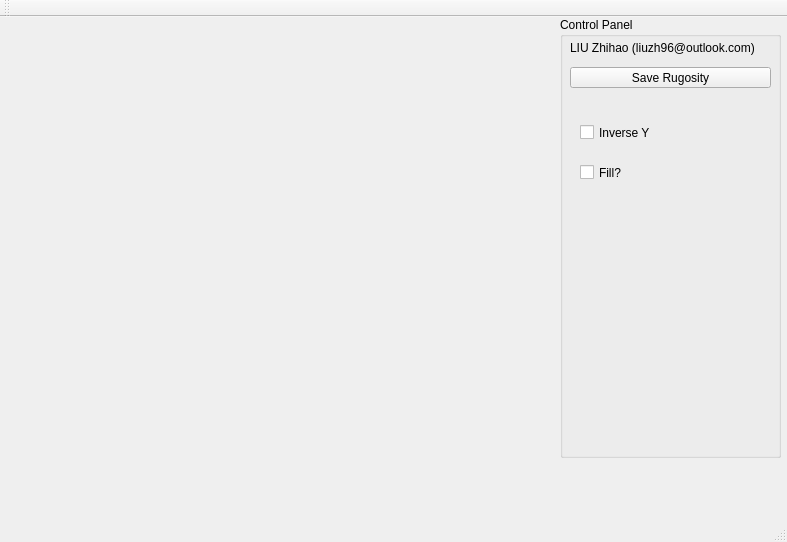
<?xml version="1.0" encoding="UTF-8"?>
<ui version="4.0">
 <class>MainWindow</class>
 <widget class="QMainWindow" name="MainWindow">
  <property name="geometry">
   <rect>
    <x>0</x>
    <y>0</y>
    <width>787</width>
    <height>542</height>
   </rect>
  </property>
  <property name="windowTitle">
   <string>MainWindow</string>
  </property>
  <widget class="QWidget" name="centralWidget">
   <widget class="QGroupBox" name="groupBox">
    <property name="geometry">
     <rect>
      <x>560</x>
      <y>0</y>
      <width>221</width>
      <height>441</height>
     </rect>
    </property>
    <property name="font">
     <font>
      <family>Arial</family>
     </font>
    </property>
    <property name="title">
     <string>Control Panel</string>
    </property>
    <widget class="QLabel" name="label">
     <property name="geometry">
      <rect>
       <x>10</x>
       <y>20</y>
       <width>201</width>
       <height>21</height>
      </rect>
     </property>
     <property name="font">
      <font>
       <family>Arial</family>
       <pointsize>9</pointsize>
      </font>
     </property>
     <property name="text">
      <string>LIU Zhihao (liuzh96@outlook.com)</string>
     </property>
    </widget>
    <widget class="QPushButton" name="pushButton">
     <property name="geometry">
      <rect>
       <x>10</x>
       <y>50</y>
       <width>201</width>
       <height>21</height>
      </rect>
     </property>
     <property name="text">
      <string>Save Rugosity</string>
     </property>
    </widget>
    <widget class="QCheckBox" name="checkBox">
     <property name="geometry">
      <rect>
       <x>20</x>
       <y>100</y>
       <width>171</width>
       <height>31</height>
      </rect>
     </property>
     <property name="text">
      <string>Inverse Y</string>
     </property>
    </widget>
    <widget class="QCheckBox" name="checkBox_2">
     <property name="geometry">
      <rect>
       <x>20</x>
       <y>140</y>
       <width>91</width>
       <height>31</height>
      </rect>
     </property>
     <property name="text">
      <string>Fill?</string>
     </property>
    </widget>
   </widget>
  </widget>
  <widget class="QMenuBar" name="menuBar">
   <property name="geometry">
    <rect>
     <x>0</x>
     <y>0</y>
     <width>787</width>
     <height>17</height>
    </rect>
   </property>
  </widget>
  <widget class="QToolBar" name="mainToolBar">
   <attribute name="toolBarArea">
    <enum>TopToolBarArea</enum>
   </attribute>
   <attribute name="toolBarBreak">
    <bool>false</bool>
   </attribute>
  </widget>
  <widget class="QStatusBar" name="statusBar"/>
 </widget>
 <layoutdefault spacing="6" margin="11"/>
 <resources/>
 <connections/>
</ui>
